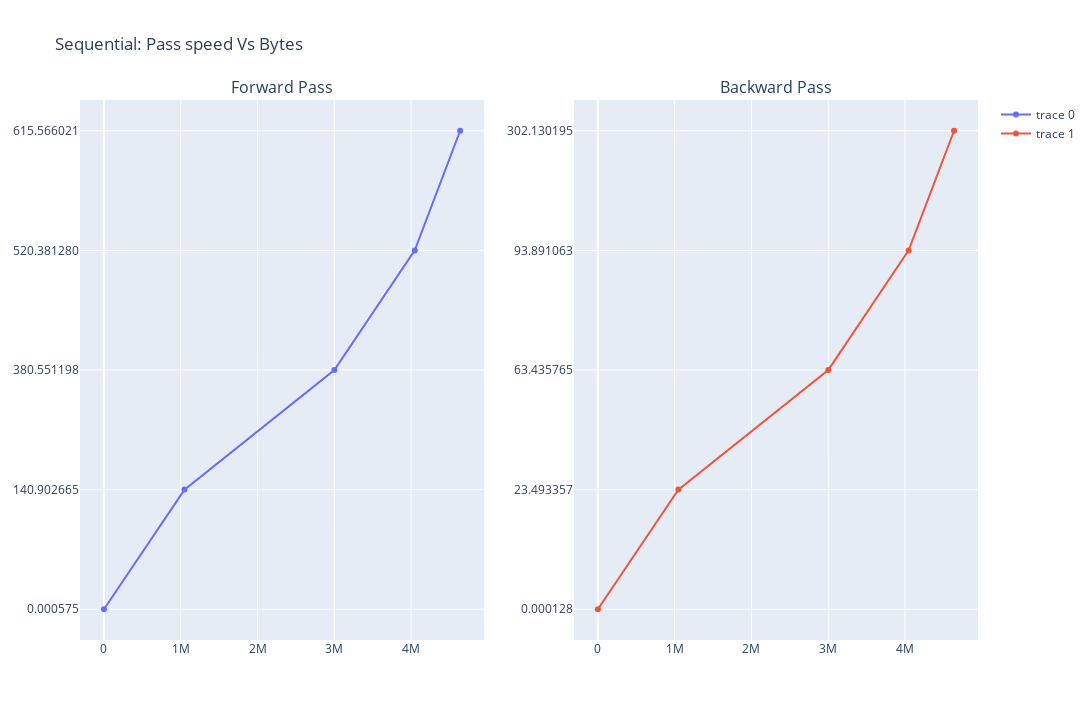

Write notebook code for a chart like this one.
### Markdown cell above
The algorithm isn't doing the same amount of work, by the nature of dividing and conquering, its splitting up the domain and thus reducing the n^2 operation time significantly

```{c++}
string TextCompress::inplace_bwt(string inp) {
  string rets = inp;
  rets += STX;
  int n = rets.length();
  int i, p, r, s;
  unsigned char c;
  for (s = n - 3; s >= 0; s--) {
    c = rets[s];
    r = s;
    for (i = s + 1; rets[i] != STX; i++)
      if (rets[i] <= c) r++;
    p = i;
    while (i < n)
      if (rets[i++] < c) r++;
    rets[p] = c;
    for (i = s; i < r; i++) {
      rets[i] = rets[i + 1];
    }
    rets[r] = STX;
  }
  return rets;
}
```

### Code cell
sdf = evaldf[(evaldf.num_threads == 1) & (evaldf.iter == 2)]
fig = make_subplots(rows=1, cols=2, subplot_titles=("Forward Pass", "Backward Pass"))
fig.add_trace(
    go.Scatter(x=sdf.original_size, y=sdf.forward_pass_time), row=1, col=1
)

fig.add_trace(
    go.Scatter(x=sdf.original_size, y=sdf.backward_pass_time), row=1, col=2
)

fig.update_layout(height=height, width=width, title_text = "Sequential: Pass speed Vs Bytes")
fig.show()
# fig = px.line(sdf, x=sdf.original_size, y=sdf.total_time, height=height, width=width, title="Sequential: Total time Vs Bytes", markers=True)
# fig.show()

### Figure 1 — Plotly figure (JSON) as saved in the notebook; plotly's stock layout.template omitted (floating-point values rounded to 4 significant figures)
{"data": [{"type": "scatter", "x": [30, 1048576, 3000635, 4047392, 4638690], "xaxis": "x", "y": ["0.000575", "140.902665", "380.551198", "520.381280", "615.566021"], "yaxis": "y"}, {"type": "scatter", "x": [30, 1048576, 3000635, 4047392, 4638690], "xaxis": "x2", "y": ["0.000128", "23.493357", "63.435765", "93.891063", "302.130195"], "yaxis": "y2"}], "layout": {"annotations": [{"font": {"size": 16}, "showarrow": false, "text": "Forward Pass", "x": 0.225, "xanchor": "center", "xref": "paper", "y": 1, "yanchor": "bottom", "yref": "paper"}, {"font": {"size": 16}, "showarrow": false, "text": "Backward Pass", "x": 0.775, "xanchor": "center", "xref": "paper", "y": 1, "yanchor": "bottom", "yref": "paper"}], "height": 720, "title": {"text": "Sequential: Pass speed Vs Bytes"}, "width": 1280, "xaxis": {"anchor": "y", "autorange": true, "domain": [0, 0.45], "range": [-302900.0, 4942000.0], "type": "linear"}, "xaxis2": {"anchor": "y2", "autorange": true, "domain": [0.55, 1], "range": [-302900.0, 4942000.0], "type": "linear"}, "yaxis": {"anchor": "x", "autorange": true, "domain": [0, 1], "range": [-0.2571, 4.257], "type": "category"}, "yaxis2": {"anchor": "x2", "autorange": true, "domain": [0, 1], "range": [-0.2571, 4.257], "type": "category"}}}
